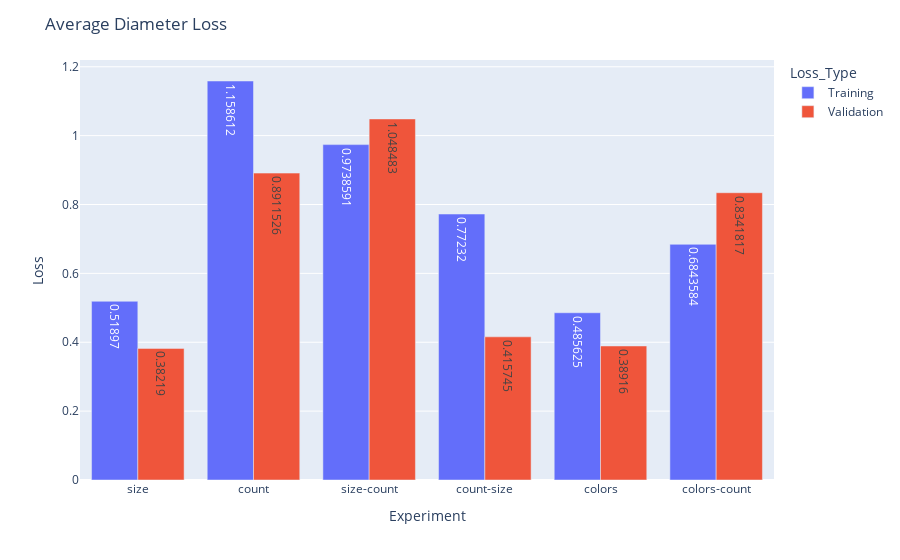
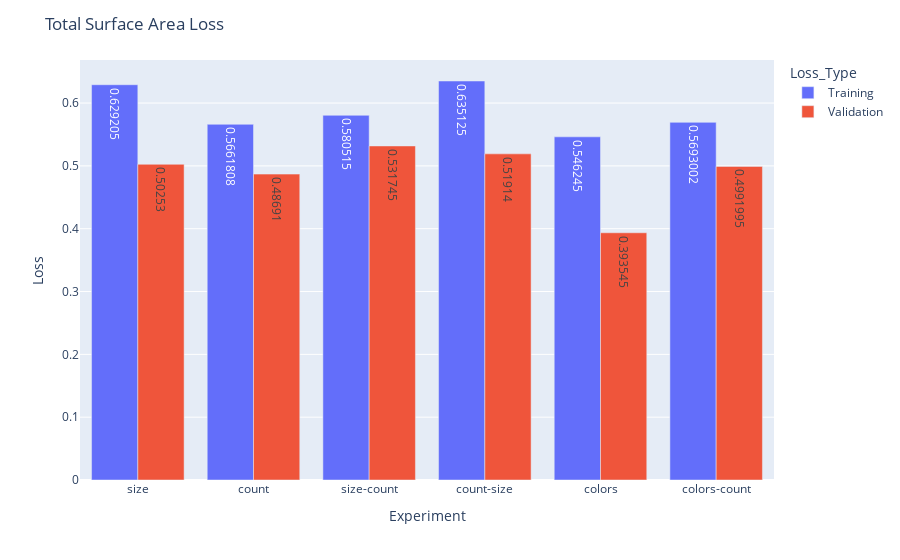
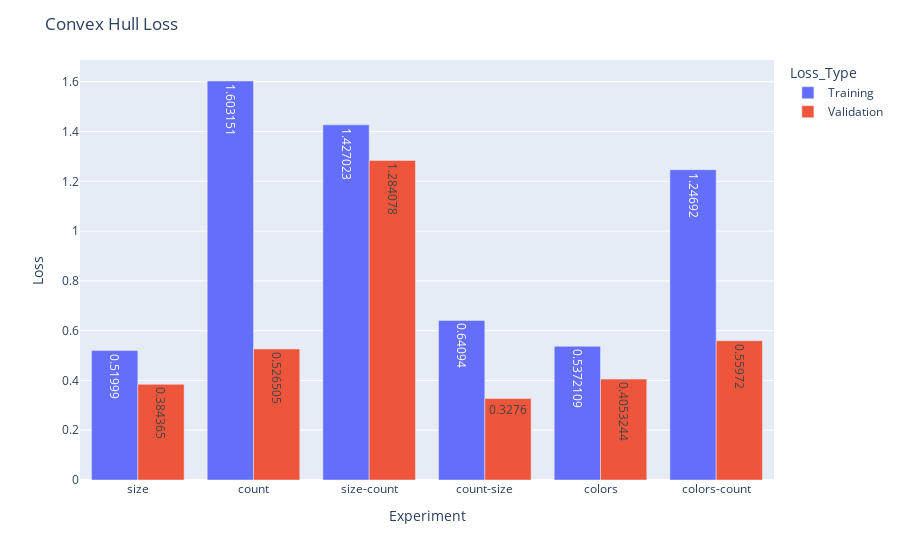

The notebook cell these images were saved under, in order:
### Markdown cell above
Validation Loss

### Code cell
for i, phys in enumerate(PHYS_PROPERTY):
    curr_pyhs_df = last_gen_results_df.query(f"Physical_property=='{phys}'")
    training_acc_df = pd.DataFrame()
    training_acc_df['Experiment'] = curr_pyhs_df['Experiment']
    training_acc_df['Loss'] = curr_pyhs_df['Training_Loss']
    training_acc_df['Loss_Type'] = 'Training'

    validation_acc_df = pd.DataFrame()
    validation_acc_df['Experiment'] = curr_pyhs_df['Experiment']
    validation_acc_df['Loss'] = curr_pyhs_df['Validation_Loss']
    validation_acc_df['Loss_Type'] = 'Validation'

    acc_df = pd.concat([training_acc_df, validation_acc_df])

    fig = px.bar(acc_df, x='Experiment', y='Loss', color='Loss_Type', barmode='group', text_auto=True)
    fig.update_layout(
        title=f"{PHYS_PROPERTY[phys]} Loss",
        xaxis_title='Experiment',
        yaxis_title='Loss',
        coloraxis={'colorscale': 'Viridis'})
    fig.show()

### Figure 1 — Plotly figure (JSON) as saved in the notebook; plotly's stock layout.template omitted (floating-point values rounded to 4 significant figures)
{"data": [{"alignmentgroup": "True", "hovertemplate": "Loss_Type=Training<br>Experiment=%{x}<br>Loss=%{y}<extra></extra>", "legendgroup": "Training", "marker": {"color": "#636efa", "pattern": {"shape": ""}}, "name": "Training", "offsetgroup": "Training", "orientation": "v", "showlegend": true, "textposition": "auto", "texttemplate": "%{y}", "x": ["size", "count", "size-count", "count-size", "colors", "colors-count"], "xaxis": "x", "y": [0.519, 1.159, 0.9739, 0.7723, 0.4856, 0.6844], "yaxis": "y", "type": "bar"}, {"alignmentgroup": "True", "hovertemplate": "Loss_Type=Validation<br>Experiment=%{x}<br>Loss=%{y}<extra></extra>", "legendgroup": "Validation", "marker": {"color": "#EF553B", "pattern": {"shape": ""}}, "name": "Validation", "offsetgroup": "Validation", "orientation": "v", "showlegend": true, "textposition": "auto", "texttemplate": "%{y}", "x": ["size", "count", "size-count", "count-size", "colors", "colors-count"], "xaxis": "x", "y": [0.3822, 0.8912, 1.048, 0.4157, 0.3892, 0.8342], "yaxis": "y", "type": "bar"}], "layout": {"xaxis": {"anchor": "y", "domain": [0.0, 1.0], "title": {"text": "Experiment"}}, "yaxis": {"anchor": "x", "domain": [0.0, 1.0], "title": {"text": "Loss"}}, "legend": {"title": {"text": "Loss_Type"}, "tracegroupgap": 0}, "margin": {"t": 60}, "barmode": "group", "coloraxis": {"colorscale": [[0.0, "#440154"], [0.1111, "#482878"], [0.2222, "#3e4989"], [0.3333, "#31688e"], [0.4444, "#26828e"], [0.5556, "#1f9e89"], [0.6667, "#35b779"], [0.7778, "#6ece58"], [0.8889, "#b5de2b"], [1.0, "#fde725"]]}, "title": {"text": "Average Diameter Loss"}}}

### Figure 2 — Plotly figure (JSON) as saved in the notebook; plotly's stock layout.template omitted (floating-point values rounded to 4 significant figures)
{"data": [{"alignmentgroup": "True", "hovertemplate": "Loss_Type=Training<br>Experiment=%{x}<br>Loss=%{y}<extra></extra>", "legendgroup": "Training", "marker": {"color": "#636efa", "pattern": {"shape": ""}}, "name": "Training", "offsetgroup": "Training", "orientation": "v", "showlegend": true, "textposition": "auto", "texttemplate": "%{y}", "x": ["size", "count", "size-count", "count-size", "colors", "colors-count"], "xaxis": "x", "y": [0.6292, 0.5662, 0.5805, 0.6351, 0.5462, 0.5693], "yaxis": "y", "type": "bar"}, {"alignmentgroup": "True", "hovertemplate": "Loss_Type=Validation<br>Experiment=%{x}<br>Loss=%{y}<extra></extra>", "legendgroup": "Validation", "marker": {"color": "#EF553B", "pattern": {"shape": ""}}, "name": "Validation", "offsetgroup": "Validation", "orientation": "v", "showlegend": true, "textposition": "auto", "texttemplate": "%{y}", "x": ["size", "count", "size-count", "count-size", "colors", "colors-count"], "xaxis": "x", "y": [0.5025, 0.4869, 0.5317, 0.5191, 0.3935, 0.4992], "yaxis": "y", "type": "bar"}], "layout": {"xaxis": {"anchor": "y", "domain": [0.0, 1.0], "title": {"text": "Experiment"}}, "yaxis": {"anchor": "x", "domain": [0.0, 1.0], "title": {"text": "Loss"}}, "legend": {"title": {"text": "Loss_Type"}, "tracegroupgap": 0}, "margin": {"t": 60}, "barmode": "group", "coloraxis": {"colorscale": [[0.0, "#440154"], [0.1111, "#482878"], [0.2222, "#3e4989"], [0.3333, "#31688e"], [0.4444, "#26828e"], [0.5556, "#1f9e89"], [0.6667, "#35b779"], [0.7778, "#6ece58"], [0.8889, "#b5de2b"], [1.0, "#fde725"]]}, "title": {"text": "Total Surface Area Loss"}}}

### Figure 3 — Plotly figure (JSON) as saved in the notebook; plotly's stock layout.template omitted (floating-point values rounded to 4 significant figures)
{"data": [{"alignmentgroup": "True", "hovertemplate": "Loss_Type=Training<br>Experiment=%{x}<br>Loss=%{y}<extra></extra>", "legendgroup": "Training", "marker": {"color": "#636efa", "pattern": {"shape": ""}}, "name": "Training", "offsetgroup": "Training", "orientation": "v", "showlegend": true, "textposition": "auto", "texttemplate": "%{y}", "x": ["size", "count", "size-count", "count-size", "colors", "colors-count"], "xaxis": "x", "y": [0.52, 1.603, 1.427, 0.6409, 0.5372, 1.247], "yaxis": "y", "type": "bar"}, {"alignmentgroup": "True", "hovertemplate": "Loss_Type=Validation<br>Experiment=%{x}<br>Loss=%{y}<extra></extra>", "legendgroup": "Validation", "marker": {"color": "#EF553B", "pattern": {"shape": ""}}, "name": "Validation", "offsetgroup": "Validation", "orientation": "v", "showlegend": true, "textposition": "auto", "texttemplate": "%{y}", "x": ["size", "count", "size-count", "count-size", "colors", "colors-count"], "xaxis": "x", "y": [0.3844, 0.5265, 1.284, 0.3276, 0.4053, 0.5597], "yaxis": "y", "type": "bar"}], "layout": {"xaxis": {"anchor": "y", "domain": [0.0, 1.0], "title": {"text": "Experiment"}}, "yaxis": {"anchor": "x", "domain": [0.0, 1.0], "title": {"text": "Loss"}}, "legend": {"title": {"text": "Loss_Type"}, "tracegroupgap": 0}, "margin": {"t": 60}, "barmode": "group", "coloraxis": {"colorscale": [[0.0, "#440154"], [0.1111, "#482878"], [0.2222, "#3e4989"], [0.3333, "#31688e"], [0.4444, "#26828e"], [0.5556, "#1f9e89"], [0.6667, "#35b779"], [0.7778, "#6ece58"], [0.8889, "#b5de2b"], [1.0, "#fde725"]]}, "title": {"text": "Convex Hull Loss"}}}
